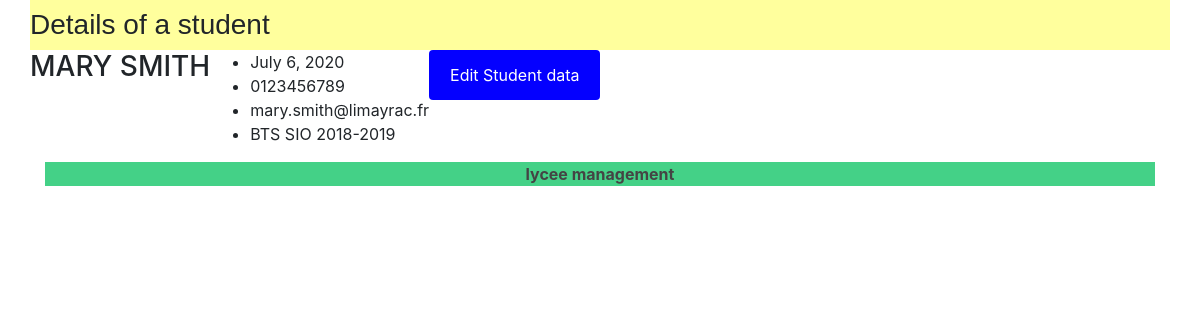
The page /lycee/student/1 on the database its author committed.
### lycee/models.py (models this page shows, shortened)
class Student(models.Model):
  first_name = models.CharField(
        max_length=50,
        blank=False,
        null=False
  )
  birth_date = models.DateField(
        verbose_name='date of birth',
        blank=False,
        null=False
  )
  last_name = models.CharField(
        verbose_name="lastname",
        help_text="last name of the student",
        blank=False,  # pas de champ vide
        null=False,  # pas de champ null (a conjuguer avec default
        default="???",
        max_length=255,  # taille maximale du champ
  )
  phone = models.CharField(
        verbose_name="phonenumber",
        help_text="phone number of the student",
        blank=False,  # pas de champ vide
        null=False,  # pas de champ null (a conjuguer avec default
        default="0999999999",
        max_length=10,  # taille maximale du champ
  )
  email = models.EmailField(
        verbose_name="email",
        help_text="phone number of the student",
        blank=False,  # pas de champ vide
        null=False,  # pas de champ null (a conjuguer avec default
        default="x@y.z",
        max_length=255,  # taille maximale du champ
  )
  comments = models.CharField(
        verbose_name="comments",
        help_text="some comments about the student",
        blank=True,
        null=False,  # pas de champ null (a conjuguer avec default
        default="",
        max_length=255,  # taille maximale du champ
  )
  cursus = models.ForeignKey(
    Cursus,
    on_delete=models.CASCADE, # necessaire selon la version de Django
    null=True # A rajouter si pb avec 'default'
   )

class Cursus(models.Model):
  name = models.CharField(
        max_length=50,
        blank=False,
        null=True,
        default='aucun'
  )
  year_from_bac = models.SmallIntegerField(
        help_text ="year since le bac",
        verbose_name="year",
        blank=False,
        null=True,
        default=0
  )
  scholar_year = models.CharField(
        max_length=9,
        blank=False,
        null=True,
        default='0000-0001'
  )
  def __str__(self):
    return self.name +" " + self.scholar_year

### lycee/views.py (the view)
# urls.py: url(r'^student/(?P<student_id>[0-9]+)$', views.detail_student, name='detail_student'),
def detail_student(request,student_id):
    result_list = get_object_or_404(Student, pk=student_id)
    context = {'liste': result_list,}
    return render (request, 'lycee/student/detail_student.html' , context)

### lycee/templates/lycee/student/detail_student.html
{% extends "master.html" %}
{% if liste %}
    {% block title %}
        <h3>Details of a student</h3>
    {% endblock %}
    {% block content %}
            <h3>{{liste.first_name }} {{liste.last_name}}</h3>
            <ul>
                <li>{{liste.birth_date}}</li>
                <li>{{liste.phone}}</li>
                <li>{{liste.email|lower}}</li>
                <li>{{liste.cursus}}</li>
            </ul>
      <br>
      <div>
        <a href="/lycee/edit/{{liste.id}}">
          <button id="buttonedit" class="buttonedit radius alert left"  type="submit"> Edit Student data</button>
        </a>
      </div>
    {% endblock %}
{% else %}
     <p>No student to show.</p>
{% endif %}

### lycee/static/lycee/style.css (style rules this page uses)
a { color : #444444; }
.buttonedit { background-color : #0400ff; color:#FFFFFF }

### rows shown on the page
Student: first_name "MARY", last_name "SMITH", birth_date "July 6, 2020", phone "0123456789", email "mary.smith@limayrac.fr", cursus "BTS SIO 2018-2019"
